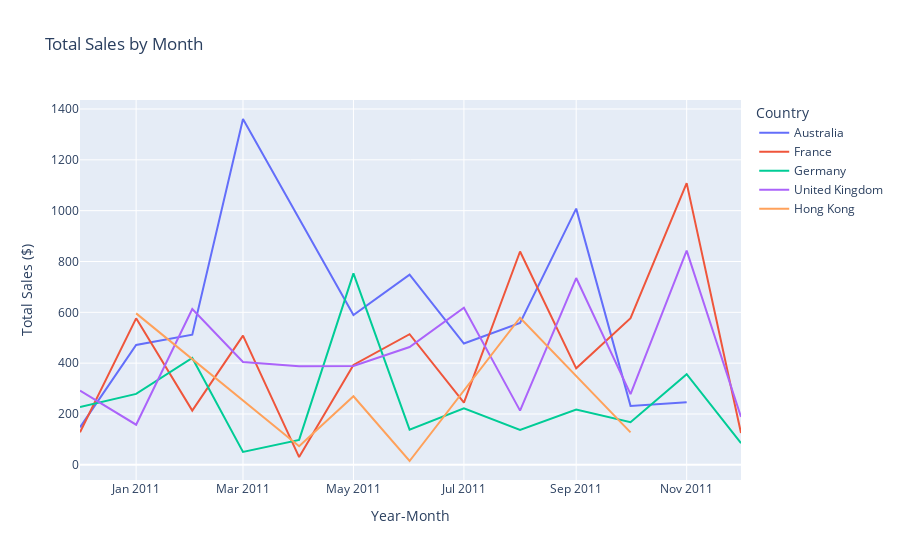

Notebook code for this chart:
### Code cell
line_graph = px.line(data_frame=ecom_line, x='Year-Month', y='Total Sales ($)', title='Total Sales by Month', color='Country')
line_graph.show()

### Figure 1 — Plotly figure (JSON) as saved in the notebook; plotly's stock layout.template omitted (floating-point values rounded to 4 significant figures)
{"data": [{"hovertemplate": "Country=Australia<br>Year-Month=%{x}<br>Total Sales ($)=%{y}<extra></extra>", "legendgroup": "Australia", "line": {"color": "#636efa", "dash": "solid"}, "marker": {"symbol": "circle"}, "mode": "lines", "name": "Australia", "orientation": "v", "showlegend": true, "type": "scatter", "x": ["2010-12", "2011-01", "2011-02", "2011-03", "2011-05", "2011-06", "2011-07", "2011-08", "2011-09", "2011-10", "2011-11"], "xaxis": "x", "y": [147.5, 471.3, 511.9, 1361.0, 589.4, 748, 477.3, 558.2, 1008.0, 231.9, 245.8], "yaxis": "y"}, {"hovertemplate": "Country=France<br>Year-Month=%{x}<br>Total Sales ($)=%{y}<extra></extra>", "legendgroup": "France", "line": {"color": "#EF553B", "dash": "solid"}, "marker": {"symbol": "circle"}, "mode": "lines", "name": "France", "orientation": "v", "showlegend": true, "type": "scatter", "x": ["2010-12", "2011-01", "2011-02", "2011-03", "2011-04", "2011-05", "2011-06", "2011-07", "2011-08", "2011-09", "2011-10", "2011-11", "2011-12"], "xaxis": "x", "y": [128.3, 576.3, 213.6, 508.5, 30.3, 392.8, 514, 244.9, 839.3, 379.6, 577.1, 1108.0, 125.1], "yaxis": "y"}, {"hovertemplate": "Country=Germany<br>Year-Month=%{x}<br>Total Sales ($)=%{y}<extra></extra>", "legendgroup": "Germany", "line": {"color": "#00cc96", "dash": "solid"}, "marker": {"symbol": "circle"}, "mode": "lines", "name": "Germany", "orientation": "v", "showlegend": true, "type": "scatter", "x": ["2010-12", "2011-01", "2011-02", "2011-03", "2011-04", "2011-05", "2011-06", "2011-07", "2011-08", "2011-09", "2011-10", "2011-11", "2011-12"], "xaxis": "x", "y": [227.7, 279.1, 420.5, 50.55, 98, 753.3, 138.4, 222.0, 137.6, 217.3, 167.5, 356.8, 85.08], "yaxis": "y"}, {"hovertemplate": "Country=United Kingdom<br>Year-Month=%{x}<br>Total Sales ($)=%{y}<extra></extra>", "legendgroup": "United Kingdom", "line": {"color": "#ab63fa", "dash": "solid"}, "marker": {"symbol": "circle"}, "mode": "lines", "name": "United Kingdom", "orientation": "v", "showlegend": true, "type": "scatter", "x": ["2010-12", "2011-01", "2011-02", "2011-03", "2011-04", "2011-05", "2011-06", "2011-07", "2011-08", "2011-09", "2011-10", "2011-11", "2011-12"], "xaxis": "x", "y": [291.8, 157.8, 612.7, 404.5, 387.4, 389.0, 463.5, 618.1, 213.2, 734.9, 278.4, 842.8, 188.7], "yaxis": "y"}, {"hovertemplate": "Country=Hong Kong<br>Year-Month=%{x}<br>Total Sales ($)=%{y}<extra></extra>", "legendgroup": "Hong Kong", "line": {"color": "#FFA15A", "dash": "solid"}, "marker": {"symbol": "circle"}, "mode": "lines", "name": "Hong Kong", "orientation": "v", "showlegend": true, "type": "scatter", "x": ["2011-01", "2011-04", "2011-05", "2011-06", "2011-08", "2011-10"], "xaxis": "x", "y": [595.8, 73.1, 269.9, 15, 578.9, 127.6], "yaxis": "y"}], "layout": {"legend": {"title": {"text": "Country"}, "tracegroupgap": 0}, "title": {"text": "Total Sales by Month"}, "xaxis": {"anchor": "y", "domain": [0, 1], "title": {"text": "Year-Month"}}, "yaxis": {"anchor": "x", "domain": [0, 1], "title": {"text": "Total Sales ($)"}}}}
